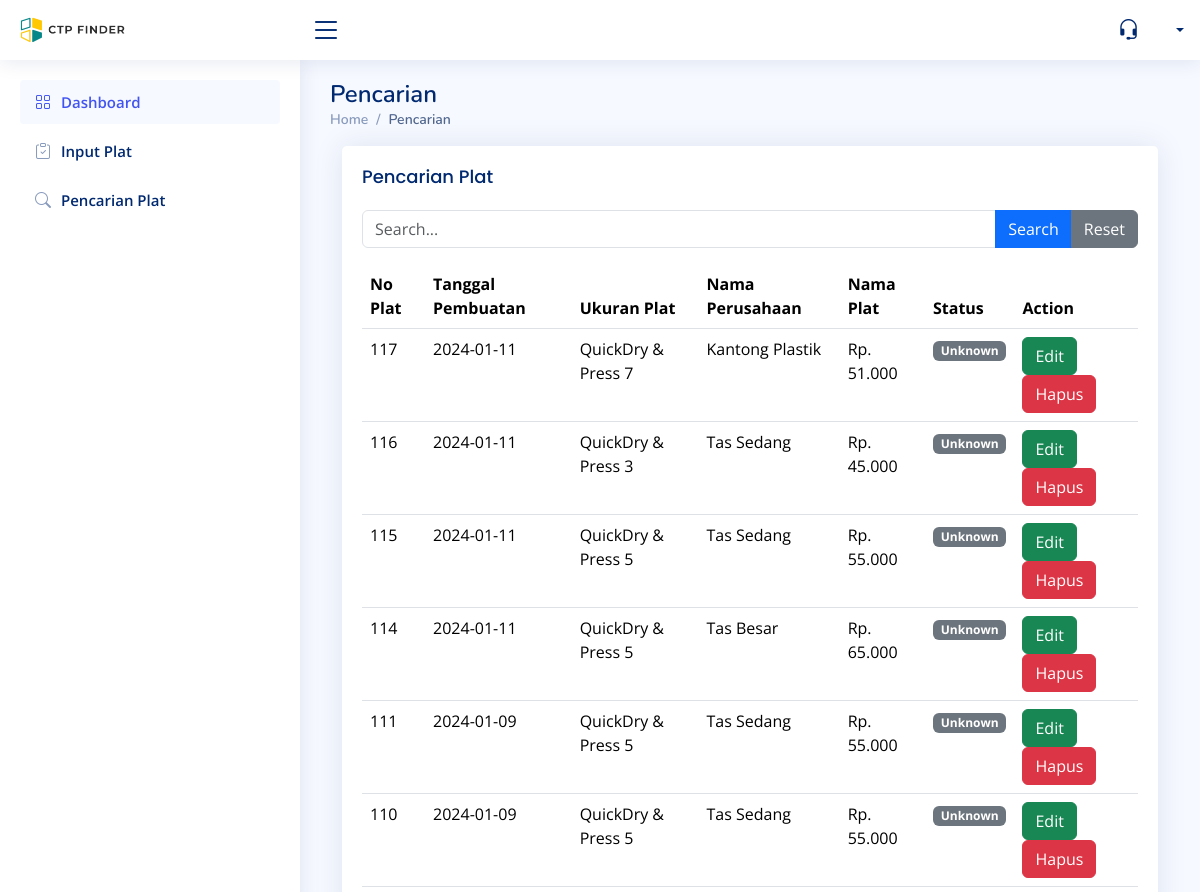
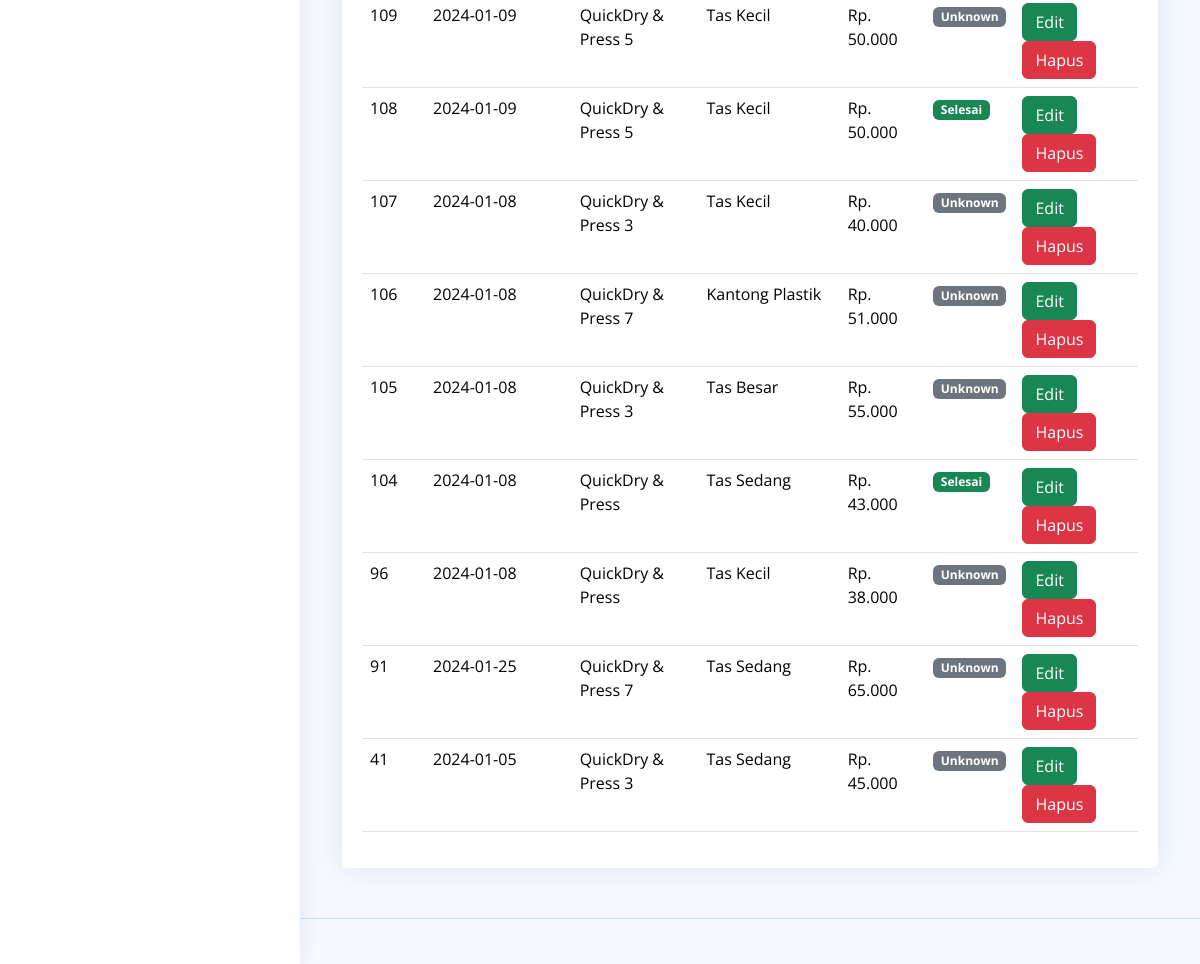
/dashboard-admin/pages/content/pesanan/pesanan-do.php, run on the app's committed database (2 pictures, top to bottom).
### tables this page shows
CREATE TABLE `tbl_reservasi_do` (
  `id_pesanan` int(11) NOT NULL,
  `id_user` int(11) NOT NULL,
  `tanggal_pesanan` datetime NOT NULL DEFAULT current_timestamp(),
  `id_jl` int(11) NOT NULL,
  `id_ad` int(11) DEFAULT NULL,
  `catatan_khusus` varchar(255) NOT NULL,
  `status_pesanan` enum('Menunggu','Diterima','Proses','Selesai') NOT NULL
);

CREATE TABLE `tbl_harga_jl` (
  `id_jl` int(11) NOT NULL,
  `nama_jl` varchar(25) NOT NULL,
  `harga_jl` int(9) NOT NULL
);

CREATE TABLE `tbl_harga_ad` (
  `id_ad` int(11) NOT NULL,
  `nama_ad` varchar(25) NOT NULL,
  `harga_ad` int(9) NOT NULL
);

### dashboard-admin/pages/content/pesanan/pesanan-do.php (the view, shortened to what this page needs)
<?php
  include '../../../../config/db.php';
?>
    <main id="main" class="main">
      <div class="pagetitle">
        <h1>Pencarian</h1>
        <nav>
          <ol class="breadcrumb">
            <li class="breadcrumb-item"><a href="../dashboard/Dashboard.php">Home</a></li>
            <li class="breadcrumb-item active">Pencarian</li>
          </ol>
        </nav>
      </div>
      <section class="section">
        <div class="container-fluid">
          <div class="row">
            <div class="col-lg-12">
              <div class="card">
                <div class="card-body">
                  <h5 class="card-title">Pencarian Plat</h5>
                  <div class="search-bar mb-3">
                    <form method="GET" action="">
                    <div class="input-group">
                        <input class="form-control" type="text" name="search" placeholder="Search...">
                        <button class="btn btn-primary" type="submit">Search</button>
                        <button class="btn btn-secondary" type="button" onclick="resetForm()">Reset</button>
                    </div>
                    </form>
                </div>
                  <table class="table datatable">
                    <thead>
                      <tr>
                        <th scope="col">No Plat</th>
                        <th scope="col">Tanggal Pembuatan</th>
                        <th scope="col">Ukuran Plat</th>
                        <th scope="col">Nama Perusahaan</th>
                        <th scope="col">Nama Plat</th>
                        <th scope="col">Status</th>
                        <th scope="col">Action</th>
                      </tr>
                    </thead>
                    <tbody>
                    <tr>
                    <?php
                    if (isset($_GET['search'])) {
                      $search = mysqli_real_escape_string($db_connect, $_GET['search']);
                      $query = mysqli_query($db_connect, "SELECT tbl_reservasi_do.*, tbl_harga_jl.*, tbl_harga_ad.*, tbl_users.*
                                                        FROM tbl_reservasi_do
                                                        JOIN tbl_harga_jl ON tbl_reservasi_do.id_jl = tbl_harga_jl.id_jl
                                                        JOIN tbl_harga_ad ON tbl_reservasi_do.id_ad = tbl_harga_ad.id_ad
                                                        LEFT JOIN tbl_users ON tbl_reservasi_do.id_user = tbl_users.id_user
                                                        WHERE tbl_reservasi_do.id_pesanan LIKE '%$search%'
                                                           OR tbl_reservasi_do.tanggal_pesanan LIKE '%$search%'
                                                           OR tbl_users.name LIKE '%$search%'
                                                           OR tbl_harga_jl.nama_jl LIKE '%$search%'
                                                           OR tbl_harga_ad.nama_ad LIKE '%$search%'
                                                           OR tbl_reservasi_do.status_pesanan LIKE '%$search%'
                                                        ORDER BY tbl_reservasi_do.id_pesanan DESC
                                                      ");
                  } else {
                      $query = mysqli_query($db_connect, "SELECT tbl_reservasi_do.*, tbl_harga_jl.*, tbl_harga_ad.*, tbl_users.*
                                                        FROM tbl_reservasi_do
                                                        JOIN tbl_harga_jl ON tbl_reservasi_do.id_jl = tbl_harga_jl.id_jl
                                                        JOIN tbl_harga_ad ON tbl_reservasi_do.id_ad = tbl_harga_ad.id_ad
                                                        LEFT JOIN tbl_users ON tbl_reservasi_do.id_user = tbl_users.id_user
                                                        ORDER BY tbl_reservasi_do.id_pesanan DESC
                                                      ");
                  }
                    while ($row = mysqli_fetch_assoc($query)) {
                        $tanggal_pesanan = date('Y-m-d', strtotime($row['tanggal_pesanan']));
                        $total_harga = $row['harga_jl'] + $row['harga_ad'];
                    echo '<tr>
                            <td>' . $row['id_pesanan'] . '</td>
                            <td>' . $tanggal_pesanan . '</td>
                            <td>' . $row['nama_jl'] . '</td>
                            <td>' . $row['nama_ad'] . '</td>
                            <td>' . 'Rp. ' . number_format($total_harga, 0, ',', '.') . '</td>';
                    $status = $row['status_pesanan'];
                    switch ($status) {
                        case 'Selesai':
                            echo '<td><span class="badge bg-success">' . $status . '</span></td>';
                            break;
                        default:
                            echo '<td><span class="badge bg-secondary">Unknown</span></td>';
                            break;
                    }
                    echo '<td>
                            <a class="btn btn-success" href="edit-do.php?id=' . $row["id_pesanan"] . '">Edit</a>
                            <button class="btn btn-danger" onclick="confirmDelete(' . $row["id_pesanan"] . ')">Hapus</button>
                          </td>
                        </tr>';
                    }
                    ?>
                                </div>
                            </div>
                        </div>
                </div>
              </div>
      </section>
    </main>

### dashboard-admin/assets/css/style.css (style rules this page uses)
:root { scroll-behavior: smooth; }
body { font-family: "Open Sans", sans-serif; background: #f6f9ff; color: #444444; }
a { color: #4154f1; text-decoration: none; }
h1, h2, h3, h4, h5, h6 { font-family: "Nunito", sans-serif; }
#main { margin-top: 60px; padding: 20px 30px; transition: all 0.3s; }
.pagetitle { margin-bottom: 10px; }
.pagetitle h1 { font-size: 24px; margin-bottom: 0; font-weight: 600; color: #012970; }
.card { margin-bottom: 30px; border: none; border-radius: 5px; box-shadow: 0px 0 30px rgba(1, 41, 112, 0.1); }
.card-title { padding: 20px 0 15px 0; font-size: 18px; font-weight: 500; color: #012970; font-family: "Poppins", sans-serif; }
.card-body { padding: 0 20px 20px 20px; }
.breadcrumb { font-size: 14px; font-family: "Nunito", sans-serif; color: #899bbd; font-weight: 600; }
.breadcrumb a { color: #899bbd; transition: 0.3s; }
.breadcrumb .breadcrumb-item::before { color: #899bbd; }
.breadcrumb .active { color: #51678f; font-weight: 600; }
@media (min-width: 1200px) { #main, #footer { margin-left: 300px; } }

### data on the page
tbl_reservasi_do: id_pesanan "117", tanggal_pesanan "2024-01-11", id_jl.nama_jl "QuickDry & Press 7", id_ad.nama_ad "Kantong Plastik", id_jl.harga_ad "51.000", status_pesanan "Unknown"
tbl_reservasi_do: id_pesanan "116", tanggal_pesanan "2024-01-11", id_jl.nama_jl "QuickDry & Press 3", id_ad.nama_ad "Tas Sedang", id_jl.harga_ad "45.000", status_pesanan "Unknown"
tbl_reservasi_do: id_pesanan "115", tanggal_pesanan "2024-01-11", id_jl.nama_jl "QuickDry & Press 5", id_ad.nama_ad "Tas Sedang", id_jl.harga_ad "55.000", status_pesanan "Unknown"
tbl_reservasi_do: id_pesanan "114", tanggal_pesanan "2024-01-11", id_jl.nama_jl "QuickDry & Press 5", id_ad.nama_ad "Tas Besar", id_jl.harga_ad "65.000", status_pesanan "Unknown"
tbl_reservasi_do: id_pesanan "111", tanggal_pesanan "2024-01-09", id_jl.nama_jl "QuickDry & Press 5", id_ad.nama_ad "Tas Sedang", id_jl.harga_ad "55.000", status_pesanan "Unknown"
tbl_reservasi_do: id_pesanan "110", tanggal_pesanan "2024-01-09", id_jl.nama_jl "QuickDry & Press 5", id_ad.nama_ad "Tas Sedang", id_jl.harga_ad "55.000", status_pesanan "Unknown"
tbl_reservasi_do: id_pesanan "109", tanggal_pesanan "2024-01-09", id_jl.nama_jl "QuickDry & Press 5", id_ad.nama_ad "Tas Kecil", id_jl.harga_ad "50.000", status_pesanan "Unknown"
tbl_reservasi_do: id_pesanan "108", tanggal_pesanan "2024-01-09", id_jl.nama_jl "QuickDry & Press 5", id_ad.nama_ad "Tas Kecil", id_jl.harga_ad "50.000", status_pesanan "Selesai"
tbl_reservasi_do: id_pesanan "107", tanggal_pesanan "2024-01-08", id_jl.nama_jl "QuickDry & Press 3", id_ad.nama_ad "Tas Kecil", id_jl.harga_ad "40.000", status_pesanan "Unknown"
tbl_reservasi_do: id_pesanan "106", tanggal_pesanan "2024-01-08", id_jl.nama_jl "QuickDry & Press 7", id_ad.nama_ad "Kantong Plastik", id_jl.harga_ad "51.000", status_pesanan "Unknown"
tbl_reservasi_do: id_pesanan "105", tanggal_pesanan "2024-01-08", id_jl.nama_jl "QuickDry & Press 3", id_ad.nama_ad "Tas Besar", id_jl.harga_ad "55.000", status_pesanan "Unknown"
tbl_reservasi_do: id_pesanan "104", tanggal_pesanan "2024-01-08", id_jl.nama_jl "QuickDry & Press", id_ad.nama_ad "Tas Sedang", id_jl.harga_ad "43.000", status_pesanan "Selesai"
tbl_reservasi_do: id_pesanan "96", tanggal_pesanan "2024-01-08", id_jl.nama_jl "QuickDry & Press", id_ad.nama_ad "Tas Kecil", id_jl.harga_ad "38.000", status_pesanan "Unknown"
tbl_reservasi_do: id_pesanan "91", tanggal_pesanan "2024-01-25", id_jl.nama_jl "QuickDry & Press 7", id_ad.nama_ad "Tas Sedang", id_jl.harga_ad "65.000", status_pesanan "Unknown"
tbl_reservasi_do: id_pesanan "41", tanggal_pesanan "2024-01-05", id_jl.nama_jl "QuickDry & Press 3", id_ad.nama_ad "Tas Sedang", id_jl.harga_ad "45.000", status_pesanan "Unknown"
